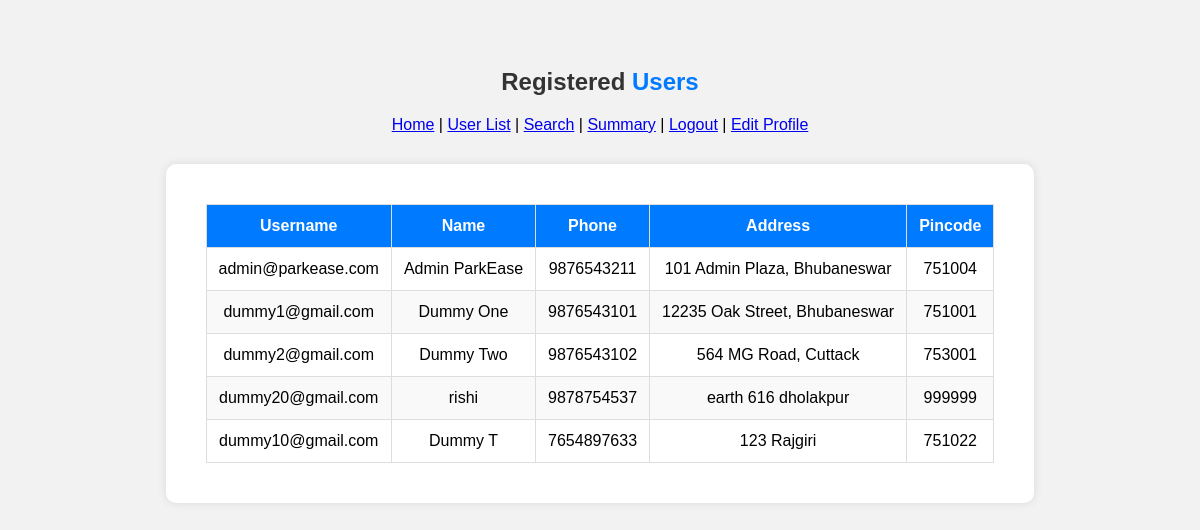
Screenshot of /allusers/1 with the database file from the repository.
### app.py (models this page shows)
class User(db.Model):
    __tablename__ = 'user_details'
    uid = db.Column(db.Integer, primary_key=True, autoincrement=True)
    username = db.Column(db.String, unique=True, nullable=False)
    password = db.Column(db.String, nullable=False)
    name = db.Column(db.String, nullable=False)
    phone = db.Column(db.String(10), nullable=False, unique=True)
    address = db.Column(db.String(255), nullable=False, unique=True)
    pincode = db.Column(db.String(6), nullable=False)
    is_superUser = db.Column(db.Boolean, default=False)

### app.py (the view)
@app.route('/allusers/<uid>', methods=['GET'])
def allusers(uid):
    user = User.query.filter_by(uid=int(uid)).first()
    users = User.query.all()
    if not user.is_superUser:
            flash("⚠️ Access Denied: Only superusers can access this page.")
            return redirect(f"/userdashboard/{uid}")
    return render_template('all_users.html', users=users, user=user)

### templates/all_users.html (shortened to what this page needs)
<!DOCTYPE html>
<html lang="en">
<head>
</head>
<body>
    <h2>Registered <span style="color: #007BFF;">Users</span></h2>
    <nav>
        <a href="/superUserdashboard/{{ user.uid }}">Home</a> |
        <a href="/allusers/{{ user.uid }}">User List</a> |
        <a href="/superUsersearch/{{ user.uid }}">Search</a> |
        <a href="/superUsersummary/{{ user.uid }}">Summary</a> |
        <a href="/">Logout</a> |
        <a href="/editprofile/{{ user.uid }}">Edit Profile</a>
    </nav>
    <div class="wrapper">
        <table>
            <thead>
                <tr>
                    <th>Username</th>
                    <th>Name</th>
                    <th>Phone</th>
                    <th>Address</th>
                    <th>Pincode</th>
                </tr>
            </thead>
            <tbody>
                {% for user in users %}
                <tr>
                    <td>{{ user.username }}</td>
                    <td>{{ user.name }}</td>
                    <td>{{ user.phone }}</td>
                    <td>{{ user.address }}</td>
                    <td>{{ user.pincode }}</td>
                </tr>
                {% endfor %}
            </tbody>
        </table>
    </div>
</body>
</html>

### templates/all_users.html (style rules this page uses)
body { font-family: Arial, sans-serif; background-color: #f2f2f2; text-align: center; padding: 40px 0; }
table { border-collapse: collapse; width: 100%; min-width: 600px; background-color: white; }
th, td { padding: 12px; border: 1px solid #ddd; }
th { background-color: #007BFF; color: white; }
tr:nth-child(even) { background-color: #f9f9f9; }
tr:nth-child(odd) { background-color: #ffffff; }
h2 { color: #333; }
.wrapper { display: inline-block; background-color: #fff; padding: 40px; border-radius: 10px; box-shadow: 0 0 10px rgba(0,0,0,0.1); margin-top: 30px; }

### rows the page displays
User: username "admin@parkease.com", name "Admin ParkEase", phone "9876543211", address "101 Admin Plaza, Bhubaneswar", pincode "751004"
User: username "dummy1@gmail.com", name "Dummy One", phone "9876543101", address "12235 Oak Street, Bhubaneswar", pincode "751001"
User: username "dummy2@gmail.com", name "Dummy Two", phone "9876543102", address "564 MG Road, Cuttack", pincode "753001"
User: username "dummy20@gmail.com", name "rishi", phone "9878754537", address "earth 616 dholakpur", pincode "999999"
User: username "dummy10@gmail.com", name "Dummy T", phone "7654897633", address "123 Rajgiri", pincode "751022"
